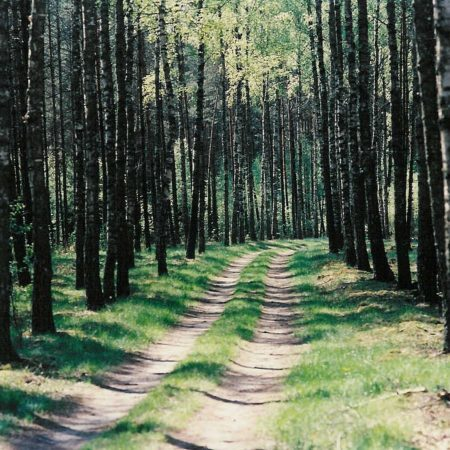
#> input picture forest.jpg, 450 x 450 px, found by its file name
$ jupyter execute 'image_data_analysis .ipynb'
#> lines starting #> are read from the running program, lines starting #| are printed output that depends on the picture
[cell 1]
import cv2
import numpy as np
import matplotlib.pyplot as plt
cv2.__version__

[cell 2]
img1 = cv2.imread('/Users/myla/Desktop/REU-DataScienceProgram/forest.jpg')
#> img1 is the input picture: shape (450, 450, 3); mean B, G, R 82.1, 100.2, 89.7
img2 = cv2.imread('/Users/myla/Desktop/REU-DataScienceProgram/people-walking.jpg')
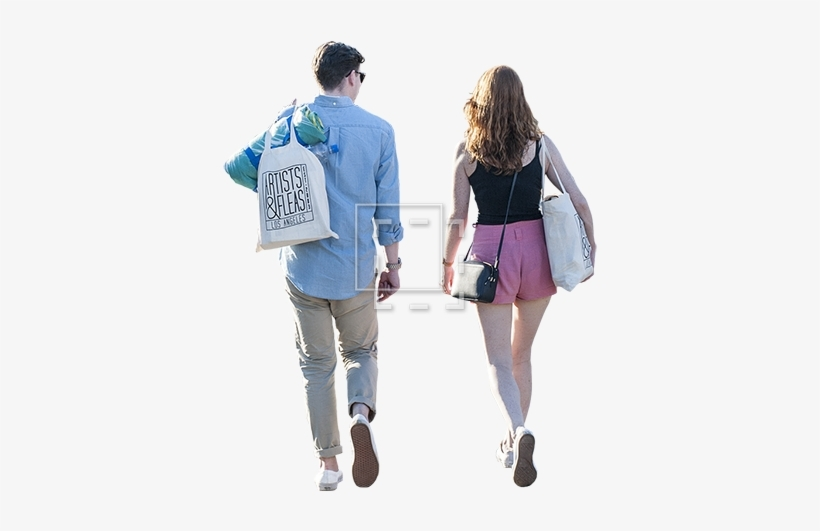
#> input picture people-walking.jpg, 820 x 531 px, found by its file name
#> img2 is the input picture: shape (531, 820, 3); mean B, G, R 230, 227.3, 226.6
print('Showing size image1', img1.shape)
#| Showing size image1 (450, 450, 3)
print('Showing size image2', img2.shape)
#| Showing size image2 (531, 820, 3)
img1_reshaped = cv2.resize(img1,(300,300), interpolation = cv2.INTER_AREA)
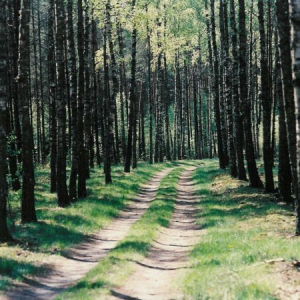
#> img1_reshaped: shape (300, 300, 3); mean B, G, R 82.1, 100.2, 89.7
img2_reshaped = cv2.resize(img2,(300,300), interpolation = cv2.INTER_AREA)
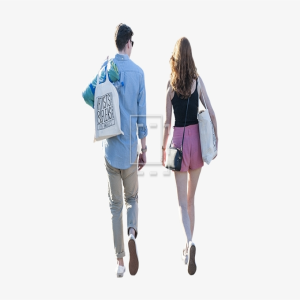
#> img2_reshaped: shape (300, 300, 3); mean B, G, R 230, 227.3, 226.6
print ('Showing size images2 reshaped',img2_reshaped.shape)
#| Showing size images2 reshaped (300, 300, 3)

[cell 3]
#shadowing Images
plt.figure(figsize=(10,10))
plt.subplot(221)
plt.imshow(img1_reshaped)
plt.subplot(222)
plt.imshow(img2_reshaped)
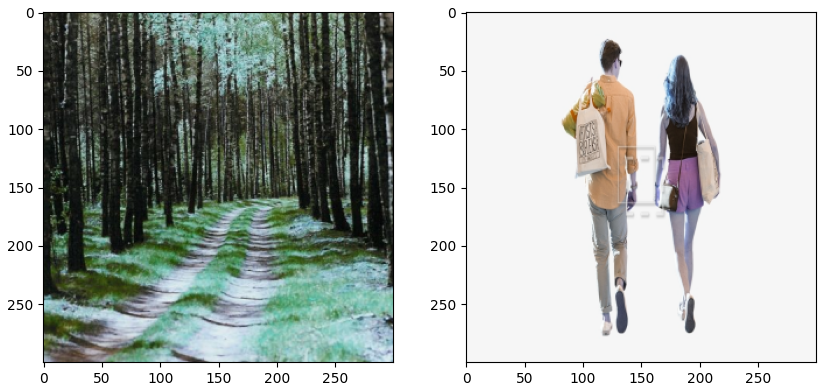
#> figure drawn by matplotlib, 2 panels; B, G, R data is drawn as R, G, B

[cell 4]
#print RGB channels
plt.figure()
plt.subplot(131)
plt.imshow(img1_reshaped[:,:,0])
plt.gca().set_title('Red channel')
plt.subplot(132)
plt.imshow(img1_reshaped[:,:,1])
plt.gca().set_title('Green channel')
plt.subplot(133)
plt.imshow(img1_reshaped[:,:,2])
plt.gca().set_title('Blue channel')
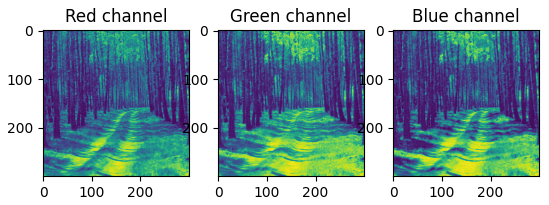
#> figure drawn by matplotlib, 3 panels

[cell 5]
dst = cv2.addWeighted(img1_reshaped,0.5,img2_reshaped,0.5,0.1)
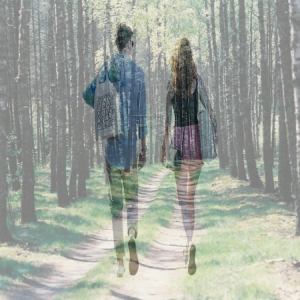
#> dst: shape (300, 300, 3); mean B, G, R 156.3, 164, 158.4
plt.figure(figsize=(10,10))
plt.imshow(dst)

[cell 6]
dst_subtraction = cv2.subtract(img1_reshaped,img2_reshaped)
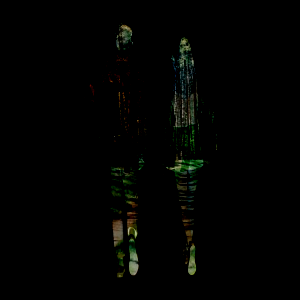
#> dst_subtraction: shape (300, 300, 3); mean B, G, R 1.4, 2.6, 2.1
plt.figure(figsize=(10,10))
plt.imshow(dst_subtraction)

[cell 7]
dst_mult = cv2.multiply(img1_reshaped-120,img2_reshaped-200)
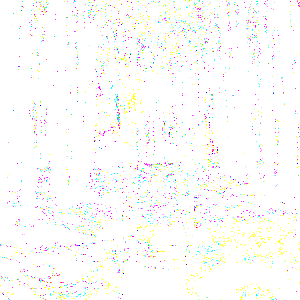
#> dst_mult: shape (300, 300, 3); mean B, G, R 250.6, 252.1, 252.5
plt.figure(figsize=(10,10))
plt.imshow(dst_mult)

[cell 8]
img_cat = cv2.imread('/Users/myla/Desktop/REU-DataScienceProgram/cat.jpg')
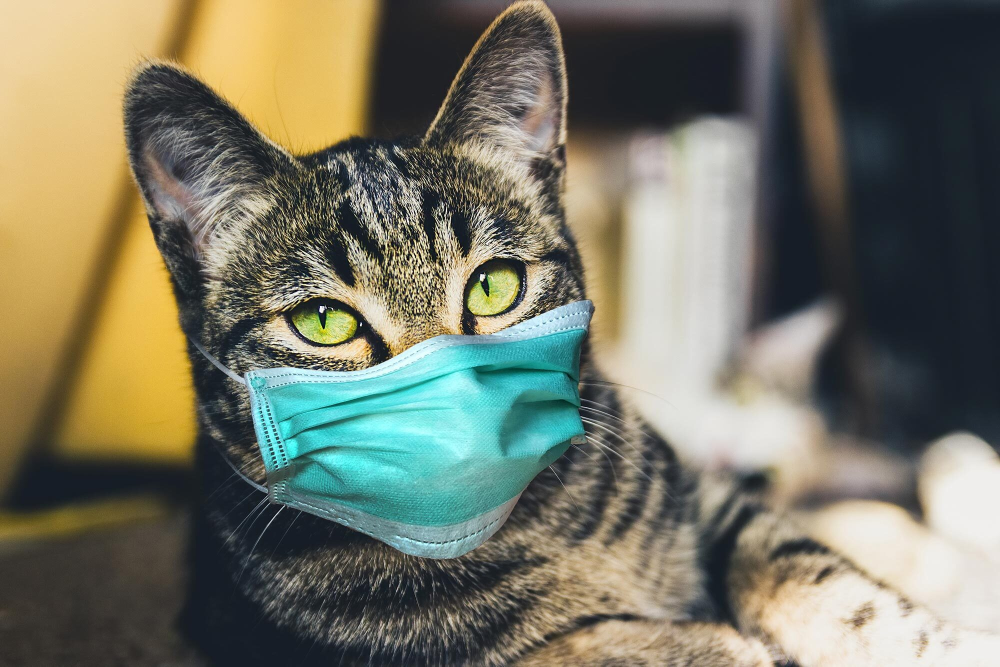
#> input picture cat.jpg, 2000 x 1333 px, found by its file name (shown at 1/2 size)
#> img_cat is the input picture: shape (1333, 2000, 3); mean B, G, R 100.5, 117.1, 117.1
plt.figure(figsize=(10,10))
plt.subplot(141)
plt.imshow(img_cat)
plt.gca().set_title('cat image')
plt.axis('off')
plt.subplot(142)
plt.imshow(img_cat[:,:,0])
plt.gca().set_title('Red channel')
plt.axis('off')
plt.subplot(143)
plt.imshow(img_cat[:,:,1])
plt.gca().set_title('Green Channel')
plt.axis('off')
plt.subplot(144)
plt.imshow(img_cat[:,:,2])
plt.gca().set_title('Blue channel')
plt.axis('off')
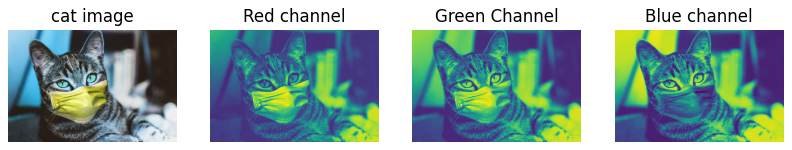
#> figure drawn by matplotlib, 4 panels; B, G, R data is drawn as R, G, B
